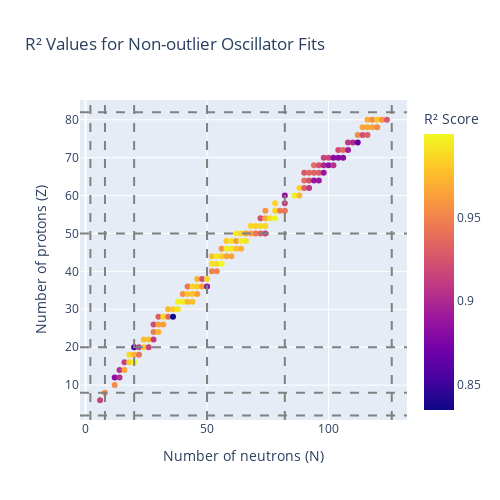

This figure's notebook cell:
### Code cell
fig = px.scatter(get_best_r2(oscillators, 0.81).reset_index(), 
          x='n',
          y='z', 
          color='r2',
          title='R² Values for Non-outlier Oscillator Fits',
          labels={'z': 'Number of protons (Z)', 'n': 'Number of neutrons (N)', 'r2': 'R² Score'},
        #   color_continuous_scale=[(0,'#0d0887'), (0.8,'#cc4778'), (1,'#f0f921')],
          color_continuous_scale='plasma',
          height=500,
          width=500)

magic_numbers_n = [2, 8, 20, 50, 82, 126]
magic_numbers_z = [2, 8, 20, 50, 82]

for i, m in enumerate(magic_numbers_n):
    fig.add_vline(x=m, line_dash="dash", line_color="gray", name="Magic numbers" if i==0 else None)

for i, m in enumerate(magic_numbers_z):
    fig.add_hline(y=m, line_dash="dash", line_color="gray")

fig.show()

### Figure 1 — Plotly figure (JSON) as saved in the notebook; plotly's stock layout.template omitted (floating-point values rounded to 4 significant figures; data arrays with more than 128 entries replaced by an {"elided": "..."} marker saying what was removed)
{"data": [{"hovertemplate": "Number of neutrons (N)=%{x}<br>Number of protons (Z)=%{y}<br>R² Score=%{marker.color}<extra></extra>", "legendgroup": "", "marker": {"color": {"elided": "132 float values"}, "coloraxis": "coloraxis", "symbol": "circle"}, "mode": "markers", "name": "", "orientation": "v", "showlegend": false, "type": "scatter", "x": {"elided": "132 int values"}, "xaxis": "x", "y": {"elided": "132 int values"}, "yaxis": "y"}], "layout": {"coloraxis": {"colorbar": {"title": {"text": "R² Score"}}, "colorscale": [[0, "#0d0887"], [0.1111, "#46039f"], [0.2222, "#7201a8"], [0.3333, "#9c179e"], [0.4444, "#bd3786"], [0.5556, "#d8576b"], [0.6667, "#ed7953"], [0.7778, "#fb9f3a"], [0.8889, "#fdca26"], [1, "#f0f921"]]}, "height": 500, "legend": {"tracegroupgap": 0}, "shapes": [{"line": {"color": "gray", "dash": "dash"}, "name": "Magic numbers", "type": "line", "x0": 2, "x1": 2, "xref": "x", "y0": 0, "y1": 1, "yref": "y domain"}, {"line": {"color": "gray", "dash": "dash"}, "type": "line", "x0": 8, "x1": 8, "xref": "x", "y0": 0, "y1": 1, "yref": "y domain"}, {"line": {"color": "gray", "dash": "dash"}, "type": "line", "x0": 20, "x1": 20, "xref": "x", "y0": 0, "y1": 1, "yref": "y domain"}, {"line": {"color": "gray", "dash": "dash"}, "type": "line", "x0": 50, "x1": 50, "xref": "x", "y0": 0, "y1": 1, "yref": "y domain"}, {"line": {"color": "gray", "dash": "dash"}, "type": "line", "x0": 82, "x1": 82, "xref": "x", "y0": 0, "y1": 1, "yref": "y domain"}, {"line": {"color": "gray", "dash": "dash"}, "type": "line", "x0": 126, "x1": 126, "xref": "x", "y0": 0, "y1": 1, "yref": "y domain"}, {"line": {"color": "gray", "dash": "dash"}, "type": "line", "x0": 0, "x1": 1, "xref": "x domain", "y0": 2, "y1": 2, "yref": "y"}, {"line": {"color": "gray", "dash": "dash"}, "type": "line", "x0": 0, "x1": 1, "xref": "x domain", "y0": 8, "y1": 8, "yref": "y"}, {"line": {"color": "gray", "dash": "dash"}, "type": "line", "x0": 0, "x1": 1, "xref": "x domain", "y0": 20, "y1": 20, "yref": "y"}, {"line": {"color": "gray", "dash": "dash"}, "type": "line", "x0": 0, "x1": 1, "xref": "x domain", "y0": 50, "y1": 50, "yref": "y"}, {"line": {"color": "gray", "dash": "dash"}, "type": "line", "x0": 0, "x1": 1, "xref": "x domain", "y0": 82, "y1": 82, "yref": "y"}], "title": {"text": "R² Values for Non-outlier Oscillator Fits"}, "width": 500, "xaxis": {"anchor": "y", "domain": [0, 1], "title": {"text": "Number of neutrons (N)"}}, "yaxis": {"anchor": "x", "domain": [0, 1], "title": {"text": "Number of protons (Z)"}}}}
